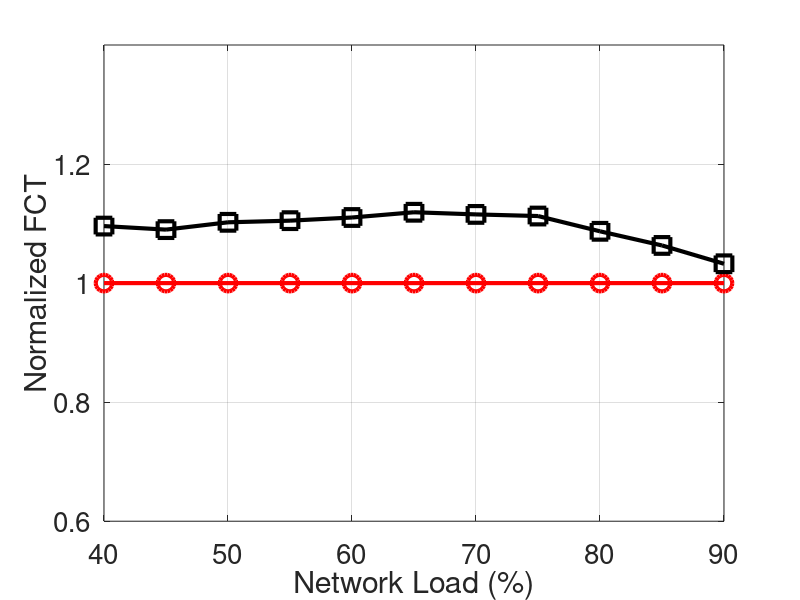

Write MATLAB code to recreate this figure.
clear
clc

x=[
0.4
0.45
0.5
0.55
0.6
0.65
0.7
0.75
0.8
0.85
0.9
];

k_80=[
1
1
1
1
1
1
1
1
1
1
1
];

k_22=[
1.095784543
1.089858233
1.10212853
1.104913679
1.110199092
1.119017433
1.115406084
1.112666034
1.087017874
1.063271496
1.032483475
];

figure(1);
width=900;
height=480;
left=100;
bottem=0;

plot(x * 100,k_80,'-ro','LineWidth',3,...
    'MarkerSize',12);
hold on;
plot(x * 100,k_22,'-ks','LineWidth',3,...
    'MarkerSize',12);
hold on;

xlabel('Network Load (%)','FontSize', 20)
ylabel('Normalized FCT','FontSize', 20);
set(gca, 'FontSize', 20, 'xtick',[40,50,60,70,80,90],'ytick',[0.6,0.8,1,1.2]); % set font size of tick labels
%h=legend('DCTCP K=720KB','DCTCP K=200KB',20,'Location', 'SouthWest');
%set(h,'FontSize',20,'LineWidth',1,'Box','off');
axis([40,90,0.6,1.4]);
grid on;
hold off;